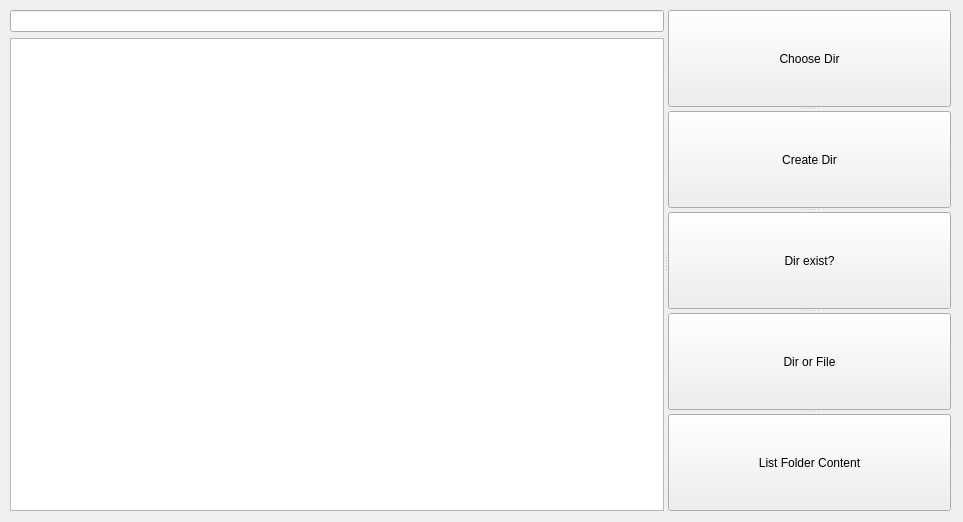
<?xml version="1.0" encoding="UTF-8"?>
<ui version="4.0">
 <class>Widget</class>
 <widget class="QWidget" name="Widget">
  <property name="geometry">
   <rect>
    <x>0</x>
    <y>0</y>
    <width>963</width>
    <height>522</height>
   </rect>
  </property>
  <property name="sizePolicy">
   <sizepolicy hsizetype="Fixed" vsizetype="Fixed">
    <horstretch>0</horstretch>
    <verstretch>0</verstretch>
   </sizepolicy>
  </property>
  <property name="windowTitle">
   <string>Widget</string>
  </property>
  <property name="windowIcon">
   <iconset resource="Resource.qrc">
    <normaloff>:/folder.svg</normaloff>:/folder.svg</iconset>
  </property>
  <widget class="QSplitter" name="splitter_2">
   <property name="geometry">
    <rect>
     <x>10</x>
     <y>10</y>
     <width>941</width>
     <height>501</height>
    </rect>
   </property>
   <property name="sizePolicy">
    <sizepolicy hsizetype="Expanding" vsizetype="Expanding">
     <horstretch>0</horstretch>
     <verstretch>0</verstretch>
    </sizepolicy>
   </property>
   <property name="minimumSize">
    <size>
     <width>400</width>
     <height>250</height>
    </size>
   </property>
   <property name="sizeIncrement">
    <size>
     <width>1</width>
     <height>1</height>
    </size>
   </property>
   <property name="frameShape">
    <enum>QFrame::NoFrame</enum>
   </property>
   <property name="orientation">
    <enum>Qt::Horizontal</enum>
   </property>
   <widget class="QWidget" name="layoutWidget">
    <layout class="QVBoxLayout" name="verticalLayout">
     <item>
      <widget class="QLineEdit" name="lineEdit"/>
     </item>
     <item>
      <widget class="QListWidget" name="listWidget"/>
     </item>
    </layout>
   </widget>
   <widget class="QSplitter" name="splitter">
    <property name="sizePolicy">
     <sizepolicy hsizetype="Fixed" vsizetype="Expanding">
      <horstretch>0</horstretch>
      <verstretch>0</verstretch>
     </sizepolicy>
    </property>
    <property name="orientation">
     <enum>Qt::Vertical</enum>
    </property>
    <widget class="QPushButton" name="chooseDirButton">
     <property name="sizePolicy">
      <sizepolicy hsizetype="Fixed" vsizetype="Fixed">
       <horstretch>0</horstretch>
       <verstretch>0</verstretch>
      </sizepolicy>
     </property>
     <property name="text">
      <string>Choose Dir</string>
     </property>
    </widget>
    <widget class="QPushButton" name="createDirButton">
     <property name="sizePolicy">
      <sizepolicy hsizetype="Fixed" vsizetype="Fixed">
       <horstretch>0</horstretch>
       <verstretch>0</verstretch>
      </sizepolicy>
     </property>
     <property name="text">
      <string>Create Dir</string>
     </property>
    </widget>
    <widget class="QPushButton" name="dirExistsButton">
     <property name="sizePolicy">
      <sizepolicy hsizetype="Fixed" vsizetype="Fixed">
       <horstretch>0</horstretch>
       <verstretch>0</verstretch>
      </sizepolicy>
     </property>
     <property name="text">
      <string>Dir exist?</string>
     </property>
    </widget>
    <widget class="QPushButton" name="dirOrFileButton">
     <property name="sizePolicy">
      <sizepolicy hsizetype="Fixed" vsizetype="Fixed">
       <horstretch>0</horstretch>
       <verstretch>0</verstretch>
      </sizepolicy>
     </property>
     <property name="text">
      <string>Dir or File</string>
     </property>
    </widget>
    <widget class="QPushButton" name="folderContentButton">
     <property name="sizePolicy">
      <sizepolicy hsizetype="Fixed" vsizetype="Fixed">
       <horstretch>0</horstretch>
       <verstretch>0</verstretch>
      </sizepolicy>
     </property>
     <property name="text">
      <string>List Folder Content</string>
     </property>
    </widget>
   </widget>
  </widget>
 </widget>
 <resources>
  <include location="Resource.qrc"/>
 </resources>
 <connections/>
</ui>
